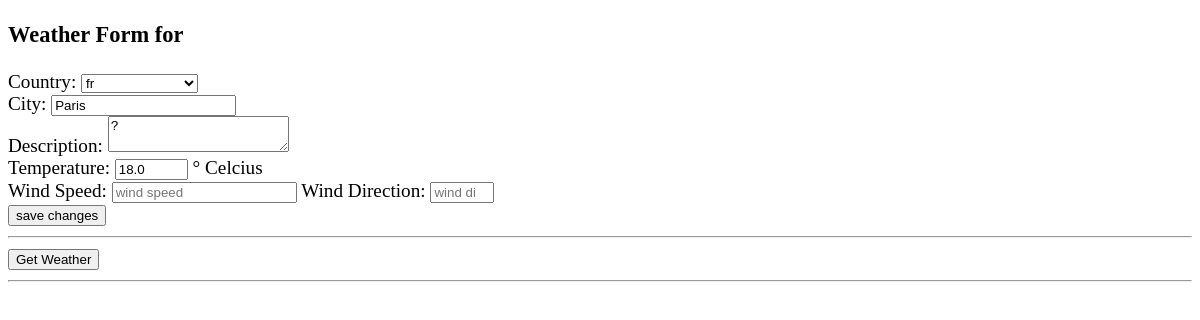
/polls/6/weather_form/, run on an earlier commit of the app's database.
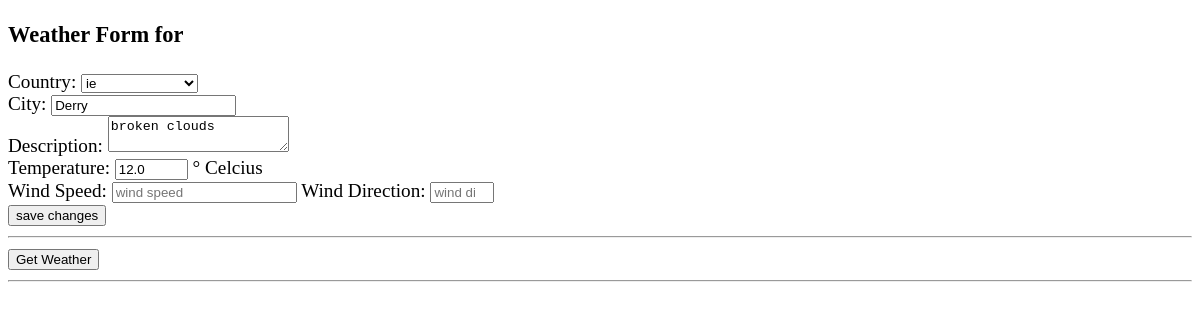
And on a later commit of the database.
### polls/models.py (models this page shows, shortened)
class Weather(models.Model):
    city = models.CharField(max_length=200)
    country = models.CharField(max_length=200)
    description = models.CharField(max_length=200)
    temperature = models.FloatField(default=22)
    wind_speed = models.FloatField(default=0)
    wind_direction = models.IntegerField(default=0)

### polls/views.py (the view)
# urls.py: path('<int:weather_id>/weather_form/', views.weather_form, name='weather_form')
def weather_form(request, weather_id):
    if request.method =='POST':
        selected_weather = get_object_or_404(Weather, pk=request.POST['id'])
        selected_weather.country = request.POST['country']
        selected_weather.city = request.POST['city']
        selected_weather.description = request.POST['description']
        selected_weather.temperature = request.POST['temperature']
        selected_weather.wind_speed = request.POST['wind_speed']
        selected_weather.wind_direction = request.POST['wind_direction']
        selected_weather.save()
        weather_list = Weather.objects.order_by('city')
        context = {'weather_list': weather_list}
        return render(request, 'polls/weather.html', context)
    else:
        weather = get_object_or_404(Weather, pk=weather_id)
        context = {'weather':weather}
        return render(request, 'polls/weather_form.html', context)

### polls/templates/polls/weather_form.html (shortened to what this page needs)
<!DOCTYPE html>
<html lang="en">
<head>
    {% load static %}
    <link rel='stylesheet' href='{% static "polls/polls.css" %}' type='text/css' />
</head>
<body>
    <section>
        <h3>Weather Form for {{weather_id}}</h3>
        <form action='{% url "polls:weather_form" weather.id %}' method="POST">
            Country:
            <select name='country' id='country'>
                <option selected value='{{weather.country}}'>{{weather.country}}</option>
            </select>
            <br />
            City:
            <input type="text" placeholder="enter city name" required id='city' name='city' value="{{weather.city}}" />
            <br />
            Description:
            <textarea id='description' name='description'>{{weather.description}}</textarea>
            <br />
            Temperature:
            <input type="text" size='6' value='{{weather.temperature}}' name='temperature' id='temperature' />
            &deg; Celcius
            <br/>
            Wind Speed:
            <input type="text" id='wind_speed' name='wind_speed' placeholder="wind speed"/>
            Wind Direction:
            <input type="number" id='wind_direction' name='wind_direction'
                min="0" max="360" placeholder="wind direction" />
            <br/>
            <input type='submit' value='save changes' />
        </form>
        <hr />
        <section>
            <button id='btnWeather'>Get Weather</button>
        </section>
        <hr />
    </section>
</body>
</html>

What changed in the data, as far as the page shows it:
changed Weather: country "fr" → "ie"; city "Paris" → "Derry"; description "?" → "broken clouds"; temperature "18.0" → "12.0"
